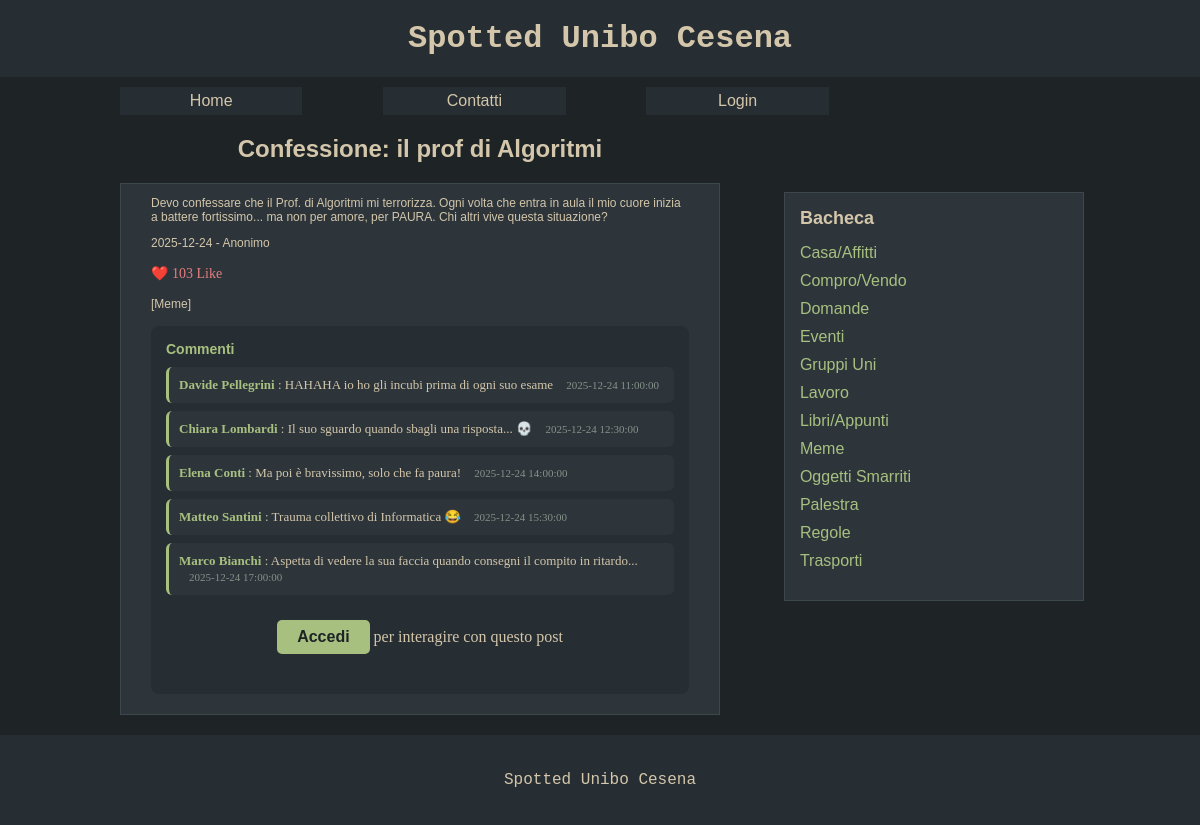
The page /post.php?id=18 on the database its author committed.
### tables this page shows
CREATE TABLE IF NOT EXISTS `post` (
  `idpost` INT NOT NULL AUTO_INCREMENT,
  `titolopost` VARCHAR(100) NOT NULL,
  `testopost` MEDIUMTEXT NOT NULL,
  `datapost` DATE NOT NULL,
  `anteprimapost` TINYTEXT NOT NULL,
  `imgpost` VARCHAR(100) NOT NULL,
  `likes` INT NOT NULL DEFAULT 0,
  `anonimo` TINYINT NOT NULL DEFAULT 0,
  `utente` INT NOT NULL,
  PRIMARY KEY (`idpost`),
  INDEX `fk_post_utente_idx` (`utente` ASC),
  CONSTRAINT `fk_post_utente`
    FOREIGN KEY (`utente`)
    REFERENCES `utente` (`idutente`)
    ON DELETE NO ACTION
    ON UPDATE NO ACTION
);

CREATE TABLE IF NOT EXISTS `tag` (
  `idtag` INT NOT NULL AUTO_INCREMENT,
  `nometag` VARCHAR(50) NOT NULL,
  PRIMARY KEY (`idtag`),
  UNIQUE INDEX `nometag_UNIQUE` (`nometag` ASC)
);

CREATE TABLE IF NOT EXISTS `commento` (
  `idcommento` INT NOT NULL AUTO_INCREMENT,
  `testocommento` TEXT NOT NULL,
  `datacommento` DATETIME NOT NULL,
  `nomeautore` VARCHAR(100) NOT NULL,
  `post` INT NOT NULL,
  `utente` INT NULL,
  PRIMARY KEY (`idcommento`),
  INDEX `fk_commento_post_idx` (`post` ASC),
  INDEX `fk_commento_utente_idx` (`utente` ASC),
  CONSTRAINT `fk_commento_post`
    FOREIGN KEY (`post`)
    REFERENCES `post` (`idpost`)
    ON DELETE CASCADE
    ON UPDATE NO ACTION,
  CONSTRAINT `fk_commento_utente`
    FOREIGN KEY (`utente`)
    REFERENCES `utente` (`idutente`)
    ON DELETE SET NULL
    ON UPDATE NO ACTION
);

### post.php (called while the page is built)
<?php
require_once 'bootstrap.php';
$idpost = -1;
if(isset($_GET["id"])){
    $idpost = $_GET["id"];
}
$templateParams["titolo"] = "Spotted Unibo Cesena - Post";
$templateParams["nome"] = "singolo-post.php";
$templateParams["post"] = $dbh->getPostById($idpost);
require 'template/base.php';
?>

### utils/functions.php (called while the page is built, shortened)
<?php
function isUserLoggedIn(){
    return !empty($_SESSION['idutente']);
}
function isUserAdmin(){
    return !empty($_SESSION['amministratore']) && $_SESSION['amministratore'] == 1;
}
?>

### db/database.php (called while the page is built, shortened)
<?php
class DatabaseHelper{
    private $db;
    public function __construct($servername, $username, $password, $dbname, $port){
        $this->db = new mysqli($servername, $username, $password, $dbname, $port);
    }
    public function getPostById($id){
        $query = "SELECT p.idpost, p.titolopost, p.imgpost, p.testopost, p.anteprimapost, p.datapost, p.likes, p.anonimo, p.utente as idutente,
                  u.nome, u.amministratore
                  FROM post p
                  JOIN utente u ON p.utente = u.idutente
                  WHERE p.idpost=?";
        $stmt = $this->db->prepare($query);
        $stmt->bind_param('i', $id);
        $stmt->execute();
        $result = $stmt->get_result();
        return $result->fetch_all(MYSQLI_ASSOC);
    }
    public function getCommentsByPostId($idpost){
        $query = "SELECT c.idcommento, c.testocommento, c.datacommento, c.nomeautore,
                         c.utente AS idutente, u.nome, u.amministratore
                  FROM commento c
                  LEFT JOIN utente u ON c.utente = u.idutente
                  WHERE c.post=?
                  ORDER BY c.datacommento ASC";
        $stmt = $this->db->prepare($query);
        $stmt->bind_param('i', $idpost);
        $stmt->execute();
        $result = $stmt->get_result();
        return $result->fetch_all(MYSQLI_ASSOC);
    }
    public function getTags(){
        $query = "SELECT idtag, nometag FROM tag ORDER BY nometag ASC";
        $stmt = $this->db->prepare($query);
        $stmt->execute();
        $result = $stmt->get_result();
        return $result->fetch_all(MYSQLI_ASSOC);
    }
    public function getTagsByPostId($idpost){
        $query = "SELECT tag.idtag, tag.nometag
                  FROM tag, post_tag
                  WHERE post_tag.post=? AND post_tag.tag=tag.idtag";
        $stmt = $this->db->prepare($query);
        $stmt->bind_param('i', $idpost);
        $stmt->execute();
        $result = $stmt->get_result();
        return $result->fetch_all(MYSQLI_ASSOC);
    }
}
?>

### bootstrap.php (called while the page is built, shortened)
<?php
require_once("utils/functions.php");
require_once("db/database.php");
$dbh = new DatabaseHelper("localhost", "root", "", "spotted_db", 3306);
?>

### template/singolo-post.php (the view, shortened to what this page needs)
<?php if(count($templateParams["post"]) == 0): ?>
<h2>Post non trovato</h2>
<section>
    <p>Il post richiesto non esiste!</p>
</section>
<?php else:
$post = $templateParams["post"][0];
$displayName = $post["nome"];
$linkToProfile = true;
if(isset($post["anonimo"]) && $post["anonimo"]) {
    if(isUserAdmin()) {
        $displayName = $post["nome"];
        $linkToProfile = true;
    } else {
        $displayName = "Anonimo";
        $linkToProfile = false;
    }
}
$adminBadge = (isset($post["amministratore"]) && $post["amministratore"]) ? ' <span class="admin-badge" title="Amministratore">👑</span>' : '';
?>
<h2>
    <?php echo $post["titolopost"]; ?>
</h2>
<article>
    <p><?php echo $post["testopost"]; ?></p>
    <p>
        <?php echo $post["datapost"]; ?> -
        <?php if($linkToProfile && isset($post["idutente"])): ?>
        <a href="profilo.php?id=<?php echo $post["idutente"]; ?>" class="author-link"><?php echo $displayName; ?></a><?php echo $adminBadge; ?>
        <?php else: ?>
        <?php echo $displayName; ?><?php echo $adminBadge; ?>
        <?php endif; ?>
    </p>
    <div class="post-actions">
        <?php if(isUserLoggedIn()):
            $hasLiked = $dbh->hasUserLikedPost($_SESSION['idutente'], $post["idpost"]);
        ?>
        <form action="processa-like.php" method="POST" style="display:inline;">
            <input type="hidden" name="idpost" value="<?php echo $post["idpost"]; ?>" />
            <button type="submit" class="like-btn <?php echo $hasLiked ? 'liked' : ''; ?>">
                <?php echo $hasLiked ? '❤️' : '🤍'; ?> Like (<?php echo $post["likes"]; ?>)
            </button>
        </form>
        <button class="segnala-btn" data-idpost="<?php echo $post["idpost"]; ?>">⚠️ Segnala</button>
        <button class="condividi-btn">🔗 Condividi</button>
        <?php if(isUserAdmin()): ?>
        <button class="admin-delete-btn" onclick="deletePost(<?php echo $post['idpost']; ?>)">🗑️ Elimina</button>
        <?php endif; ?>
        <?php else: ?>
        <span class="like-display">❤️ <?php echo $post["likes"]; ?> Like</span>
        <?php endif; ?>
    </div>
    <p>
    <?php
    $tags = $dbh->getTagsByPostId($post["idpost"]);
    if(count($tags) > 0):
        echo "[";
        foreach($tags as $i => $tag){
            echo $tag["nometag"];
        }
        echo "]";
    else:
        echo "[Nessun Tag]";
    endif;
    ?>
    </p>
    <section>
        <h4>Commenti</h4>
        <?php
        $commenti = $dbh->getCommentsByPostId($post["idpost"]);
        if(count($commenti) > 0):
            foreach($commenti as $commento):
                $commenterName = $commento["nomeautore"];
                $commenterId = $commento["idutente"];
                $commenterIsAdmin = isset($commento["amministratore"]) && $commento["amministratore"];
                $commenterBadge = $commenterIsAdmin ? ' <span class="admin-badge" title="Amministratore">👑</span>' : '';
        ?>
        <article class="comment">
            <p>
                <strong>
                    <?php if($commenterId): ?>
                    <a href="profilo.php?id=<?php echo $commenterId; ?>" class="author-link"><?php echo $commenterName; ?></a><?php echo $commenterBadge; ?>
                    <?php else: ?>
                    <?php echo $commenterName; ?>
                    <?php endif; ?>
                </strong>:
                <?php echo $commento["testocommento"]; ?>
                <small><?php echo $commento["datacommento"]; ?></small>
            </p>
        </article>
        <?php
            endforeach;
        else:
        ?>
        <article>
            <p>Nessun commento</p>
        </article>
        <?php endif; ?>
        <?php if(isUserLoggedIn()): ?>
        <form action="processa-commento.php" method="POST">
            <input type="hidden" name="idpost" value="<?php echo $post["idpost"]; ?>" />
            <fieldset>
                <legend>Lascia un commento</legend>
                <textarea name="testocommento" required placeholder="Scrivi qui..."></textarea>
                <button type="submit" name="submit">Invia</button>
            </fieldset>
        </form>
        <?php else: ?>
        <p class="login-message"><a href="login.php">Accedi</a> per interagire con questo post</p>
        <?php endif; ?>
    </section>
</article>
<?php endif; ?>

### template/base.php (shortened to what this page needs)
<!DOCTYPE html>
<html lang="it">
<head>
    <link rel="stylesheet" href="./css/style.css" />
</head>
<body>
    <header>
        <h1>Spotted Unibo Cesena</h1>
    </header>
    <nav>
        <ul>
            <li><a href="index.php">Home</a></li>
            <li><a href="contatti.php">Contatti</a></li>
            <?php if(isUserLoggedIn()): ?>
            <li><a href="profilo.php">Profilo</a></li>
            <?php else: ?>
            <li><a href="login.php">Login</a></li>
            <?php endif; ?>
        </ul>
    </nav>
    <main>
    <?php
    if(isset($templateParams["nome"])){
        require("template/".$templateParams["nome"]);
    }
    ?>
    </main>
    <aside>
        <section>
            <h2>Bacheca</h2>
            <ul>
                <?php
                $tags = $dbh->getTags();
                foreach($tags as $tag):
                ?>
                <li><a href="tag.php?id=<?php echo $tag["idtag"]; ?>"><?php echo $tag["nometag"]; ?></a></li>
                <?php endforeach; ?>
            </ul>
        </section>
    </aside>
    <footer>
        <p>Spotted Unibo Cesena</p>
    </footer>
</body>
</html>

### css/style.css (style rules this page uses)
body { background-color: #1e2326; }
body, h1, ul { margin: 0; padding: 0; }
body > header, body > footer { background-color: #272e33; color: #d3c6aa; text-align: center; font-family: 'Courier New', Courier, monospace; padding: 20px 0; }
nav { margin: 0 5%; }
nav ul, aside ul { list-style: none; }
nav ul li { display: inline-block; width: 45%; background-color: #272e33; text-align: center; margin-top: 10px; }
nav ul li:nth-child(odd) { margin-right: 10%; }
nav ul li a { display: inline-block; width: 100%; height: 100%; padding: 5px 0; font-family: 'Lucida Sans', 'Lucida Sans Regular', 'Lucida Grande', 'Lucida Sans Unicode', Geneva, Verdana, sans-serif; color: #d3c6aa; text-decoration: none; }
body > main { margin: 0 5%; }
main > h2 { text-align: center; font-family: 'Lucida Sans', 'Lucida Sans Regular', 'Lucida Grande', 'Lucida Sans Unicode', Geneva, Verdana, sans-serif; font-size: 24px; color: #d3c6aa; }
main > article, main > section, main > form { background-color: #2d353b; border: 1px solid #3d484d; text-align: center; margin-bottom: 20px; padding: 0 5% 20px; color: #d3c6aa; }
main > article > h3, main > article > p { font-family: 'Lucida Sans', 'Lucida Sans Regular', 'Lucida Grande', 'Lucida Sans Unicode', Geneva, Verdana, sans-serif; text-align: left; }
main > article > p { font-size: 12px; }
main > article > p:nth-of-type(2) { font-family: Verdana, Geneva, Tahoma, sans-serif; }
.post-actions { margin: 15px 0; display: flex; gap: 10px; flex-wrap: wrap; align-items: center; }
main > article > section { background-color: #272e33; border-radius: 8px; padding: 15px; margin-top: 15px; text-align: left; }
main > article > section > h4 { color: #a7c080; margin: 0 0 10px 0; font-family: 'Lucida Sans', 'Lucida Sans Regular', 'Lucida Grande', 'Lucida Sans Unicode', Geneva, Verdana, sans-serif; font-size: 14px; }
main > article > section > article { background-color: #1e2326; border-left: 3px solid #a7c080; padding: 10px 15px; margin-bottom: 10px; border-radius: 0 5px 5px 0; }
main > article > section > article > p { margin: 0; font-size: 13px; color: #d3c6aa; }
main > article > section > p.login-message { text-align: center; padding: 15px; margin: 10px 0; }
main > article > section > p.login-message > a { display: inline-block; background-color: #a7c080; color: #1e2326; text-decoration: none; border-radius: 5px; padding: 8px 20px; font-family: 'Lucida Sans', 'Lucida Sans Regular', 'Lucida Grande', 'Lucida Sans Unicode', Geneva, Verdana, sans-serif; font-weight: bold; transition: all 0.2s ease; }
aside { background-color: #2d353b; margin: 0 5% 20px; border: 1px solid #3d484d; font-family: 'Lucida Sans', 'Lucida Sans Regular', 'Lucida Grande', 'Lucida Sans Unicode', Geneva, Verdana, sans-serif; color: #d3c6aa; }
aside > section { padding: 0 5% 20px; }
aside > section > h2 { font-size: 18px; }
aside > section > ul > li { margin-bottom: 10px; }
aside > section > ul > li > a { text-decoration: none; color: #a7c080; }
@media screen and (min-width: 768px) { nav { margin: 0 10%; } }
@media screen and (min-width: 768px) { nav ul li { width: 19%; } }
@media screen and (min-width: 768px) { nav ul li:not(:last-child) { margin-right: 8%; } }
@media screen and (min-width: 768px) { main, aside { display: inline-block; vertical-align: top; } }
@media screen and (min-width: 768px) { body > main { width: 50%; margin: 0 0 0 10%; } }
@media screen and (min-width: 768px) { aside { width: 25%; margin: 77px 5% 20px 5%; box-sizing: border-box; } }
.author-link { color: #a7c080; text-decoration: none; font-weight: bold; transition: color 0.2s ease; }
.comment { background-color: #2d353b; padding: 10px; border-radius: 6px; margin-bottom: 8px; }
.comment p { margin: 0; }
.comment small { color: #859289; font-size: 11px; margin-left: 10px; }
.like-display { color: #e67e80; font-size: 14px; }

### rows shown on the page
post: titolopost "Confessione: il prof di Algoritmi", testopost "Devo confessare che il Prof. di Algoritmi mi terrorizza. Ogni volta che entra in aula il mio cuore inizia a battere fortissimo... ma non per amore, per PAURA. Chi altri vive questa situazione?", datapost "2025-12-24", likes "103"
tag: nometag "Meme"
commento: nomeautore "Davide Pellegrini", testocommento "HAHAHA io ho gli incubi prima di ogni suo esame", datacommento "2025-12-24 11:00:00"
commento: nomeautore "Chiara Lombardi", testocommento "Il suo sguardo quando sbagli una risposta... 💀", datacommento "2025-12-24 12:30:00"
commento: nomeautore "Elena Conti", testocommento "Ma poi è bravissimo, solo che fa paura!", datacommento "2025-12-24 14:00:00"
commento: nomeautore "Matteo Santini", testocommento "Trauma collettivo di Informatica 😂", datacommento "2025-12-24 15:30:00"
commento: nomeautore "Marco Bianchi", testocommento "Aspetta di vedere la sua faccia quando consegni il compito in ritardo...", datacommento "2025-12-24 17:00:00"
tag: nometag "Casa/Affitti"
tag: nometag "Compro/Vendo"
tag: nometag "Domande"
tag: nometag "Eventi"
tag: nometag "Gruppi Uni"
tag: nometag "Lavoro"
tag: nometag "Libri/Appunti"
tag: nometag "Oggetti Smarriti"
tag: nometag "Palestra"
tag: nometag "Regole"
tag: nometag "Trasporti"

### other values the page prints
$displayName "Anonimo"
